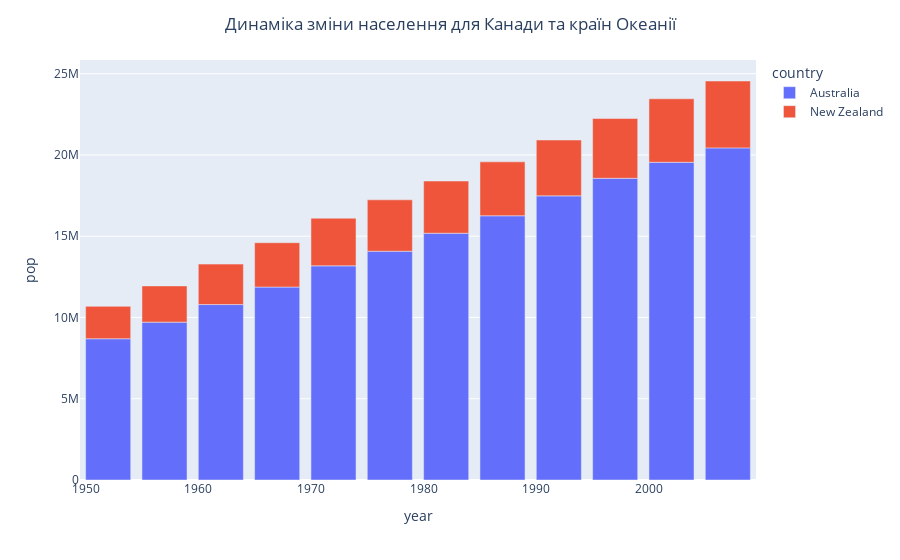

Notebook cell for this chart:
### Markdown cell above
Завдання 4 

Стовпчаста діаграма, яка відображає динаміку зміни кількості населення в країнах Океанії протягом років.

### Code cell
# Завантаження даних з gapminder для країн Океанії та Канади
gapminder_oceania = gapminder.query("continent == 'Oceania'")

# Побудова стовпчастої діаграми
fig = px.bar(gapminder_oceania, x='year', y='pop', color='country')
fig.update_layout(
    title="Динаміка зміни населення для Канади та країн Океанії",
    title_x=0.5 
)
fig.show()

### Figure 1 — Plotly figure (JSON) as saved in the notebook; plotly's stock layout.template omitted (floating-point values rounded to 4 significant figures)
{"data": [{"alignmentgroup": "True", "hovertemplate": "country=Australia<br>year=%{x}<br>pop=%{y}<extra></extra>", "legendgroup": "Australia", "marker": {"color": "#636efa", "pattern": {"shape": ""}}, "name": "Australia", "offsetgroup": "Australia", "orientation": "v", "showlegend": true, "textposition": "auto", "type": "bar", "x": [1952, 1957, 1962, 1967, 1972, 1977, 1982, 1987, 1992, 1997, 2002, 2007], "xaxis": "x", "y": [8691212, 9712569, 10794968, 11872264, 13177000, 14074100, 15184200, 16257249, 17481977, 18565243, 19546792, 20434176], "yaxis": "y"}, {"alignmentgroup": "True", "hovertemplate": "country=New Zealand<br>year=%{x}<br>pop=%{y}<extra></extra>", "legendgroup": "New Zealand", "marker": {"color": "#EF553B", "pattern": {"shape": ""}}, "name": "New Zealand", "offsetgroup": "New Zealand", "orientation": "v", "showlegend": true, "textposition": "auto", "type": "bar", "x": [1952, 1957, 1962, 1967, 1972, 1977, 1982, 1987, 1992, 1997, 2002, 2007], "xaxis": "x", "y": [1994794, 2229407, 2488550, 2728150, 2929100, 3164900, 3210650, 3317166, 3437674, 3676187, 3908037, 4115771], "yaxis": "y"}], "layout": {"barmode": "relative", "legend": {"title": {"text": "country"}, "tracegroupgap": 0}, "margin": {"t": 60}, "title": {"text": "Динаміка зміни населення для Канади та країн Океанії", "x": 0.5}, "xaxis": {"anchor": "y", "domain": [0, 1], "title": {"text": "year"}}, "yaxis": {"anchor": "x", "domain": [0, 1], "title": {"text": "pop"}}}}
